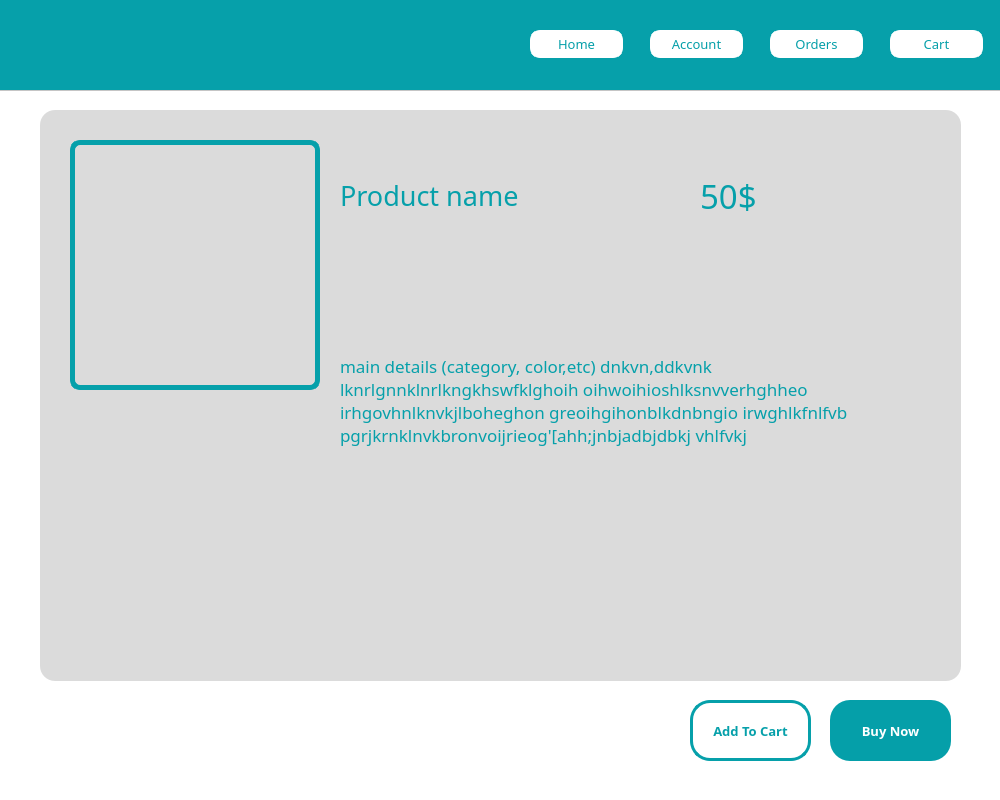
<?xml version="1.0" encoding="UTF-8"?>
<ui version="4.0">
 <class>product_window</class>
 <widget class="QWidget" name="product_window">
  <property name="geometry">
   <rect>
    <x>0</x>
    <y>0</y>
    <width>1000</width>
    <height>800</height>
   </rect>
  </property>
  <property name="minimumSize">
   <size>
    <width>1000</width>
    <height>800</height>
   </size>
  </property>
  <property name="maximumSize">
   <size>
    <width>1000</width>
    <height>800</height>
   </size>
  </property>
  <property name="windowTitle">
   <string>B3B3 - Product</string>
  </property>
  <property name="windowIcon">
   <iconset>
    <normaloff>../../../../pyqt5/MATELRIAL/IMG/Logo.jpg</normaloff>../../../../pyqt5/MATELRIAL/IMG/Logo.jpg</iconset>
  </property>
  <property name="styleSheet">
   <string notr="true">background-color: rgb(255, 255, 255);</string>
  </property>
  <widget class="QLabel" name="product_productprice_label">
   <property name="geometry">
    <rect>
     <x>700</x>
     <y>170</y>
     <width>171</width>
     <height>51</height>
    </rect>
   </property>
   <property name="font">
    <font>
     <family>Sans Serif Collection</family>
     <pointsize>25</pointsize>
    </font>
   </property>
   <property name="styleSheet">
    <string notr="true">background-color: TRANSPARENT;
color: rgb(6, 160, 170);</string>
   </property>
   <property name="text">
    <string>50$</string>
   </property>
  </widget>
  <widget class="QLabel" name="product_productbackground1_label">
   <property name="geometry">
    <rect>
     <x>40</x>
     <y>110</y>
     <width>921</width>
     <height>571</height>
    </rect>
   </property>
   <property name="styleSheet">
    <string notr="true">background-color: rgb(219, 219, 219);
border-radius:15px;</string>
   </property>
   <property name="text">
    <string/>
   </property>
   <property name="scaledContents">
    <bool>false</bool>
   </property>
  </widget>
  <widget class="QLabel" name="product_productname_label">
   <property name="geometry">
    <rect>
     <x>340</x>
     <y>170</y>
     <width>201</width>
     <height>51</height>
    </rect>
   </property>
   <property name="font">
    <font>
     <family>Sans Serif Collection</family>
     <pointsize>20</pointsize>
    </font>
   </property>
   <property name="styleSheet">
    <string notr="true">background-color: TRANSPARENT;
color: rgb(6, 160, 170);</string>
   </property>
   <property name="text">
    <string>Product name</string>
   </property>
  </widget>
  <widget class="QLabel" name="product_productimg_label">
   <property name="geometry">
    <rect>
     <x>70</x>
     <y>140</y>
     <width>250</width>
     <height>250</height>
    </rect>
   </property>
   <property name="styleSheet">
    <string notr="true">background-color:transparent;
border: 5px solid rgb(6, 160, 170);
border-radius:10px;
</string>
   </property>
   <property name="text">
    <string/>
   </property>
   <property name="pixmap">
    <pixmap>../../../../pyqt5/MATELRIAL/IMG/orders.jpg</pixmap>
   </property>
   <property name="scaledContents">
    <bool>true</bool>
   </property>
  </widget>
  <widget class="QPushButton" name="product_addtocart_pushButton">
   <property name="geometry">
    <rect>
     <x>690</x>
     <y>700</y>
     <width>121</width>
     <height>61</height>
    </rect>
   </property>
   <property name="font">
    <font>
     <family>Sans Serif Collection</family>
     <pointsize>10</pointsize>
     <weight>75</weight>
     <bold>true</bold>
    </font>
   </property>
   <property name="styleSheet">
    <string notr="true">background-color:transparent;
color: #06a0aa;
border-radius:20px;
border: 3px solid #06a0aa;
</string>
   </property>
   <property name="text">
    <string>Add To Cart</string>
   </property>
   <property name="iconSize">
    <size>
     <width>30</width>
     <height>30</height>
    </size>
   </property>
  </widget>
  <widget class="QLabel" name="product_productmaindetail1_label">
   <property name="geometry">
    <rect>
     <x>340</x>
     <y>220</y>
     <width>591</width>
     <height>361</height>
    </rect>
   </property>
   <property name="font">
    <font>
     <family>Sans Serif Collection</family>
     <pointsize>13</pointsize>
    </font>
   </property>
   <property name="styleSheet">
    <string notr="true">background-color: TRANSPARENT;
color: rgb(6, 160, 170);</string>
   </property>
   <property name="text">
    <string>main details (category, color,etc) dnkvn,ddkvnk lknrlgnnklnrlkngkhswfklghoih oihwoihioshlksnvverhghheo irhgovhnlknvkjlboheghon greoihgihonblkdnbngio irwghlkfnlfvb pgrjkrnklnvkbronvoijrieog'[ahh;jnbjadbjdbkj vhlfvkj</string>
   </property>
   <property name="wordWrap">
    <bool>true</bool>
   </property>
  </widget>
  <widget class="QPushButton" name="product_buy_pushButton">
   <property name="geometry">
    <rect>
     <x>830</x>
     <y>700</y>
     <width>121</width>
     <height>61</height>
    </rect>
   </property>
   <property name="font">
    <font>
     <family>Sans Serif Collection</family>
     <pointsize>10</pointsize>
     <weight>75</weight>
     <bold>true</bold>
    </font>
   </property>
   <property name="styleSheet">
    <string notr="true">
background-color:rgb(5, 159, 169);
color: white;
border-radius:20px;
</string>
   </property>
   <property name="text">
    <string>Buy Now</string>
   </property>
   <property name="iconSize">
    <size>
     <width>30</width>
     <height>30</height>
    </size>
   </property>
  </widget>
  <widget class="QFrame" name="frame">
   <property name="geometry">
    <rect>
     <x>-10</x>
     <y>0</y>
     <width>1111</width>
     <height>91</height>
    </rect>
   </property>
   <property name="frameShape">
    <enum>QFrame::StyledPanel</enum>
   </property>
   <property name="frameShadow">
    <enum>QFrame::Raised</enum>
   </property>
   <widget class="QPushButton" name="product_account_pushButton">
    <property name="geometry">
     <rect>
      <x>660</x>
      <y>30</y>
      <width>93</width>
      <height>28</height>
     </rect>
    </property>
    <property name="font">
     <font>
      <family>Sans Serif Collection</family>
      <pointsize>10</pointsize>
     </font>
    </property>
    <property name="styleSheet">
     <string notr="true">border: 5px solid white;
background-color: rgb(255, 255, 255);
color: rgb(5, 159, 169);
border-radius:10px;
</string>
    </property>
    <property name="text">
     <string>Account</string>
    </property>
    <property name="icon">
     <iconset>
      <normaloff>../../../../pyqt5/MATELRIAL/IMG/icons8-male-user-24.png</normaloff>../../../../pyqt5/MATELRIAL/IMG/icons8-male-user-24.png</iconset>
    </property>
    <property name="iconSize">
     <size>
      <width>20</width>
      <height>20</height>
     </size>
    </property>
   </widget>
   <widget class="QLabel" name="product_b3b3Logo_label">
    <property name="geometry">
     <rect>
      <x>30</x>
      <y>10</y>
      <width>80</width>
      <height>80</height>
     </rect>
    </property>
    <property name="styleSheet">
     <string notr="true">background-color: transparent;</string>
    </property>
    <property name="text">
     <string/>
    </property>
    <property name="pixmap">
     <pixmap>../../../../pyqt5/MATELRIAL/IMG/Logo.jpg</pixmap>
    </property>
    <property name="scaledContents">
     <bool>true</bool>
    </property>
   </widget>
   <widget class="QLabel" name="product_background_label">
    <property name="geometry">
     <rect>
      <x>0</x>
      <y>0</y>
      <width>1121</width>
      <height>90</height>
     </rect>
    </property>
    <property name="styleSheet">
     <string notr="true">background-color:rgb(6, 160, 170);</string>
    </property>
    <property name="text">
     <string/>
    </property>
   </widget>
   <widget class="QPushButton" name="product_home_pushButton">
    <property name="geometry">
     <rect>
      <x>540</x>
      <y>30</y>
      <width>93</width>
      <height>28</height>
     </rect>
    </property>
    <property name="font">
     <font>
      <family>Sans Serif Collection</family>
      <pointsize>10</pointsize>
     </font>
    </property>
    <property name="styleSheet">
     <string notr="true">border: 5px solid white;
background-color: rgb(255, 255, 255);
color: rgb(5, 159, 169);
border-radius:10px;
</string>
    </property>
    <property name="text">
     <string>Home</string>
    </property>
    <property name="icon">
     <iconset>
      <normaloff>../../../../pyqt5/MATELRIAL/IMG/icons8-home-1000.png</normaloff>../../../../pyqt5/MATELRIAL/IMG/icons8-home-1000.png</iconset>
    </property>
    <property name="iconSize">
     <size>
      <width>20</width>
      <height>20</height>
     </size>
    </property>
   </widget>
   <widget class="QPushButton" name="product_orders_pushButton">
    <property name="geometry">
     <rect>
      <x>780</x>
      <y>30</y>
      <width>93</width>
      <height>28</height>
     </rect>
    </property>
    <property name="font">
     <font>
      <family>Sans Serif Collection</family>
      <pointsize>10</pointsize>
     </font>
    </property>
    <property name="styleSheet">
     <string notr="true">border: 5px solid white;
background-color: rgb(255, 255, 255);
color: rgb(5, 159, 169);
border-radius:10px;
</string>
    </property>
    <property name="text">
     <string>Orders</string>
    </property>
    <property name="icon">
     <iconset>
      <normaloff>../../../../pyqt5/MATELRIAL/IMG/orders.jpg</normaloff>../../../../pyqt5/MATELRIAL/IMG/orders.jpg</iconset>
    </property>
    <property name="iconSize">
     <size>
      <width>30</width>
      <height>30</height>
     </size>
    </property>
   </widget>
   <widget class="QPushButton" name="product_cart_pushButton">
    <property name="geometry">
     <rect>
      <x>900</x>
      <y>30</y>
      <width>93</width>
      <height>28</height>
     </rect>
    </property>
    <property name="font">
     <font>
      <family>Sans Serif Collection</family>
      <pointsize>10</pointsize>
     </font>
    </property>
    <property name="styleSheet">
     <string notr="true">border: 5px solid white;
background-color: rgb(255, 255, 255);
color: rgb(5, 159, 169);
border-radius:10px;
</string>
    </property>
    <property name="text">
     <string>Cart</string>
    </property>
    <property name="icon">
     <iconset>
      <normaloff>../../../../pyqt5/MATELRIAL/IMG/icons8-cart-48.png</normaloff>../../../../pyqt5/MATELRIAL/IMG/icons8-cart-48.png</iconset>
    </property>
    <property name="iconSize">
     <size>
      <width>30</width>
      <height>30</height>
     </size>
    </property>
   </widget>
   <zorder>product_background_label</zorder>
   <zorder>product_account_pushButton</zorder>
   <zorder>product_b3b3Logo_label</zorder>
   <zorder>product_home_pushButton</zorder>
   <zorder>product_orders_pushButton</zorder>
   <zorder>product_cart_pushButton</zorder>
  </widget>
  <zorder>product_productbackground1_label</zorder>
  <zorder>product_productprice_label</zorder>
  <zorder>product_productname_label</zorder>
  <zorder>product_productimg_label</zorder>
  <zorder>product_addtocart_pushButton</zorder>
  <zorder>product_productmaindetail1_label</zorder>
  <zorder>product_buy_pushButton</zorder>
  <zorder>frame</zorder>
 </widget>
 <resources/>
 <connections/>
</ui>
